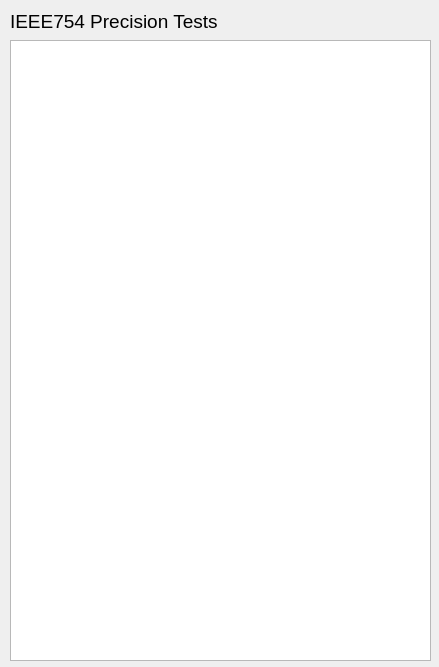
<?xml version="1.0" encoding="UTF-8"?>
<ui version="4.0">
 <class>Ieee754Example</class>
 <widget class="QDialog" name="Ieee754Example">
  <property name="geometry">
   <rect>
    <x>0</x>
    <y>0</y>
    <width>439</width>
    <height>667</height>
   </rect>
  </property>
  <property name="windowTitle">
   <string>Ieee754Example</string>
  </property>
  <widget class="QTextBrowser" name="textOut">
   <property name="geometry">
    <rect>
     <x>10</x>
     <y>40</y>
     <width>421</width>
     <height>621</height>
    </rect>
   </property>
  </widget>
  <widget class="QLabel" name="label">
   <property name="geometry">
    <rect>
     <x>10</x>
     <y>10</y>
     <width>231</width>
     <height>21</height>
    </rect>
   </property>
   <property name="text">
    <string>&lt;html&gt;&lt;head/&gt;&lt;body&gt;&lt;p&gt;&lt;span style=&quot; font-size:14pt;&quot;&gt;IEEE754 Precision Tests&lt;/span&gt;&lt;/p&gt;&lt;/body&gt;&lt;/html&gt;</string>
   </property>
  </widget>
 </widget>
 <layoutdefault spacing="6" margin="11"/>
 <resources/>
 <connections/>
</ui>
